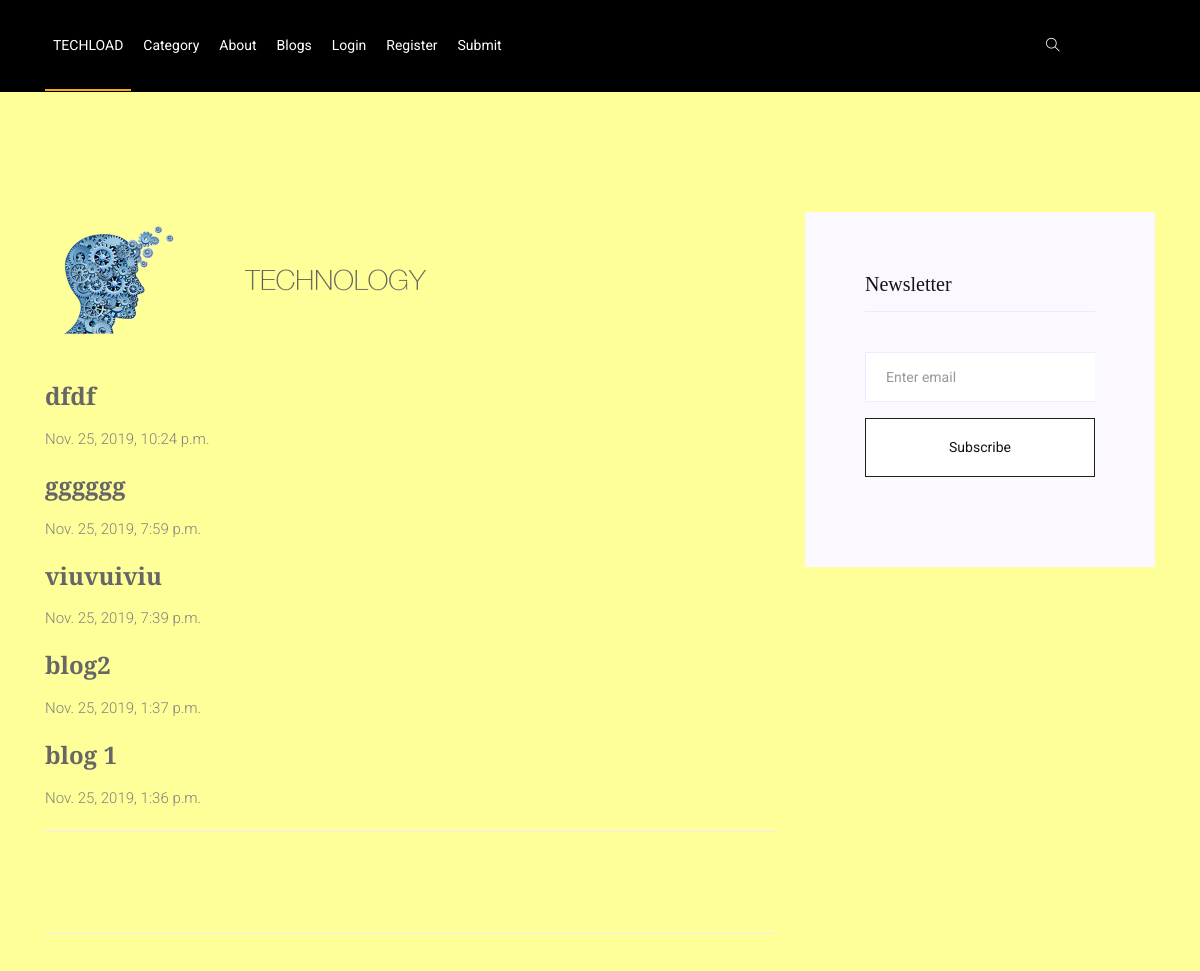
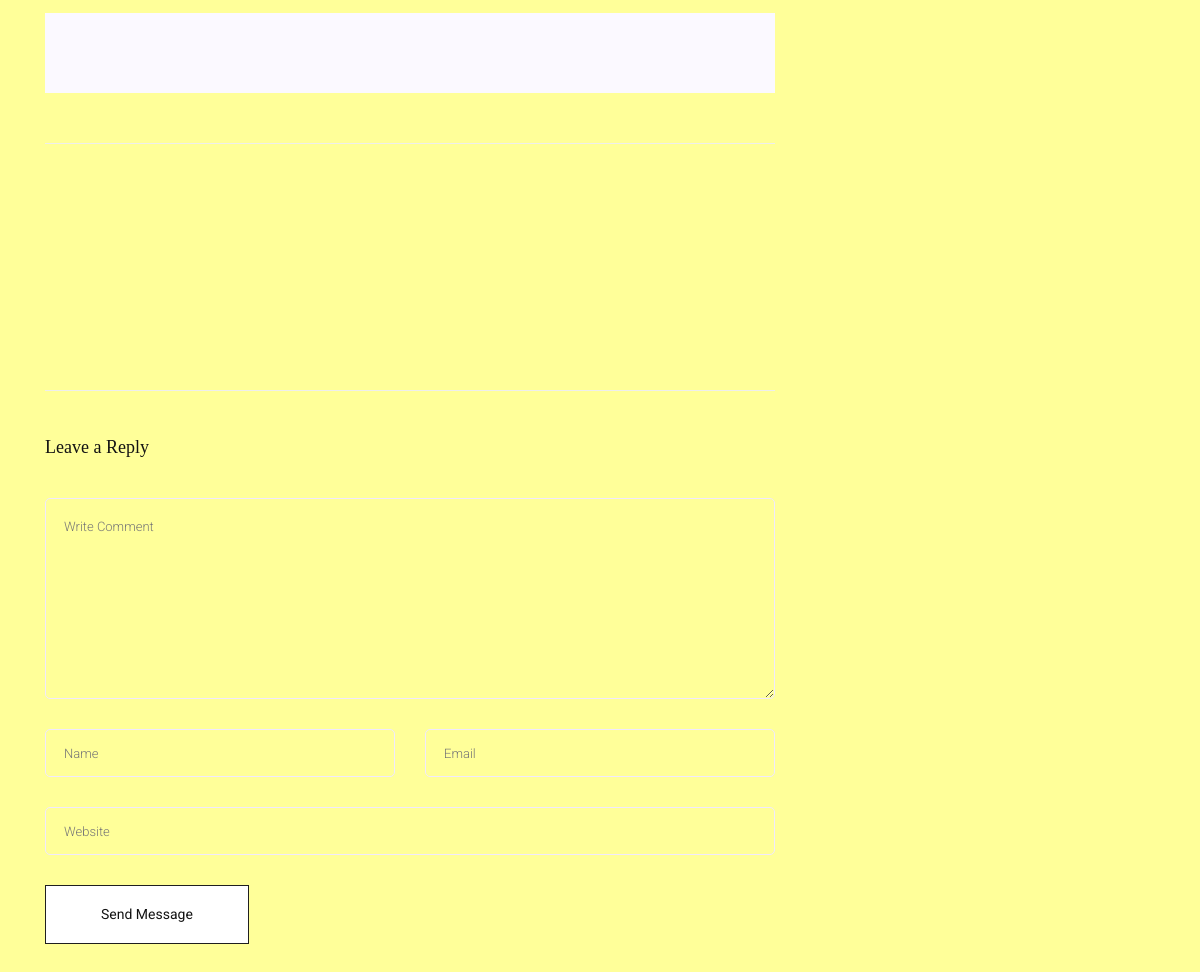
The page /accounts/blogs on the database its author committed (2 pictures, top to bottom).
### accounts/models.py (models this page shows, shortened)
class Post(models.Model):
    title = models.CharField(max_length=100)
    content = models.TextField()
    date_posted = models.DateTimeField(default=timezone.now)
    author = models.ForeignKey(User, on_delete=models.CASCADE)
    genre=models.CharField(max_length=100,default='')

### accounts/views.py (the view)
# urls.py: path("blogs",PostListView.as_view(),name="blogs"),
class PostListView(ListView):
    model = Post
    template_name = 'blogs.html'  # <app>/<model>_<viewtype>.html
    context_object_name = 'posts'
    ordering = ['-date_posted']

### templates/blogs.html (shortened to what this page needs)
{%extends 'base.html'%}
{%load static %}
    {%block content%}
   <section class="blog_area single-post-area section-padding">
      <div class="container">
         <div class="row">
            <div class="col-lg-8 posts-list">
               <div class="single-post">
                  <div class="feature-img">
                     <img class="img-fluid" src="img/blog/single_blog_1.png" alt="">
                  </div>
                  <div class="blog_details">
                     {%for post in posts%}
                     <h2><a href="{%url 'post' post.id%}">{{post.title}}</a></h2>
                     <p>{{post.date_posted}}</p>
                     {%endfor%}
                  </div>
               </div>
               <div class="navigation-top">
                  <div class="navigation-area">
                     <div class="row">
                        <div
                           class="col-lg-6 col-md-6 col-12 nav-left flex-row d-flex justify-content-start align-items-center">
                        </div>
                        <div
                           class="col-lg-6 col-md-6 col-12 nav-right flex-row d-flex justify-content-end align-items-center">
                        </div>
                     </div>
                  </div>
               </div>
               <div class="blog-author">
               </div>
               <div class="comments-area">
                  <div class="comment-list">
                  </div>
                  <div class="comment-list">
                  </div>
                  <div class="comment-list">
                     <div class="single-comment justify-content-between d-flex">
                        <div class="user justify-content-between d-flex">
                           <div class="desc">
                              <div class="d-flex justify-content-between">
                                 <div class="reply-btn">
                                    <a href="#" class="btn-reply text-uppercase"></a>
                                 </div>
                              </div>
                           </div>
                        </div>
                     </div>
                  </div>
               </div>
               <div class="comment-form">
                  <h4>Leave a Reply</h4>
                  <form class="form-contact comment_form" action="#" id="commentForm">
                     <div class="row">
                        <div class="col-12">
                           <div class="form-group">
                              <textarea class="form-control w-100" name="comment" id="comment" cols="30" rows="9"
                                 placeholder="Write Comment"></textarea>
                           </div>
                        </div>
                        <div class="col-sm-6">
                           <div class="form-group">
                              <input class="form-control" name="name" id="name" type="text" placeholder="Name">
                           </div>
                        </div>
                        <div class="col-sm-6">
                           <div class="form-group">
                              <input class="form-control" name="email" id="email" type="email" placeholder="Email">
                           </div>
                        </div>
                        <div class="col-12">
                           <div class="form-group">
                              <input class="form-control" name="website" id="website" type="text" placeholder="Website">
                           </div>
                        </div>
                     </div>
                     <div class="form-group">
                        <button type="submit" class="button button-contactForm btn_1 boxed-btn">Send Message</button>
                     </div>
                  </form>
               </div>
            </div>
            <div class="col-lg-4">
               <div class="blog_right_sidebar">
                  <aside class="single_sidebar_widget search_widget">
                     <form action="#">
                  <aside class="single_sidebar_widget newsletter_widget">
                     <h4 class="widget_title">Newsletter</h4>
                     <form action="#">
                        <div class="form-group">
                           <input type="email" class="form-control" onfocus="this.placeholder = ''"
                              onblur="this.placeholder = 'Enter email'" placeholder='Enter email' required>
                        </div>
                        <button class="button rounded-0 primary-bg text-white w-100 btn_1 boxed-btn"
                           type="submit">Subscribe</button>
                     </form>
                  </aside>
               </div>
            </div>
         </div>
      </div>
   </section>
{%endblock%}

### templates/base.html (shortened to what this page needs)
{%load static%}
<!doctype html>
<html class="no-js" lang="zxx">
<head>
    <link rel="stylesheet" href="{%static 'css/bootstrap.min.css'%}">
    <link rel="stylesheet" href="{%static 'css/owl.carousel.min.css'%}">
    <link rel="stylesheet" href="{%static 'css/magnific-popup.css'%}">
    <link rel="stylesheet" href="{%static 'css/font-awesome.min.css'%}">
    <link rel="stylesheet" href="{%static 'css/themify-icons.css'%}">
    <link rel="stylesheet" href="{%static 'css/nice-select.css'%}">
    <link rel="stylesheet" href="{%static 'css/flaticon.css'%}">
    <link rel="stylesheet" href="{%static 'css/animate.css'%}">
    <link rel="stylesheet" href="{%static 'css/slicknav.css'%}">
    <link rel="stylesheet" href="{%static 'css/style.css'%}">
</head>
<body style="background-color: #FFFF99">
    <header>
        <div class="header-area ">
            <div id="sticky-header" class="main-header-area white-bg">
                <div class="container">
                    <div class="row align-items-center">
                        <div class="col-xl-8 col-lg-8">
                            <div class="main-menu  d-none d-lg-block">
                                <nav>
                                    <ul id="navigation">
                                        <li><a class="active" href="{%url 'index'%}">TECHLOAD</a></li>
                                        <li><a href="{%url 'index'%}">category</a></li>
                                        <li><a href="{%url 'about'%}">About</a></li>
                                        <li><a href="{%url 'blogs'%}">Blogs </a></li>
                                        {%if user.is_authenticated%}
                                        <li><p style="color: bisque;">Hello, {{user.first_name}}</p></li>
                                        <li><a href="{%url 'logout'%}">Logout</a></li>
                                        {%else%}
                                        <li><a href="{%url 'login'%}">Login</a></li>
                                        <li><a href="{%url 'register'%}">Register</a></li>
                                        {%endif%}
                                        <li><a href="{%url 'submit'%}">Submit</a></li>
                                    </ul>
                                </nav>
                            </div>
                        </div>
                        <div class="col-xl-15 col-lg-3">
                            <div class="get_serch">
                                <a id="search_1" href="javascript:void(0)"><i class="ti-search"></i></a>
                            </div>
                        </div>
                        <div class="col-12">
                        </div>
                    </div>
                </div>
            </div>
        </div>
    </header>
        {%block content%}
        {%endblock%}
    </body>
    </html>

### rows shown on the page
Post: title "dfdf", date_posted "Nov. 25, 2019, 10:24 p.m."
Post: title "gggggg", date_posted "Nov. 25, 2019, 7:59 p.m."
Post: title "viuvuiviu", date_posted "Nov. 25, 2019, 7:39 p.m."
Post: title "blog2", date_posted "Nov. 25, 2019, 1:37 p.m."
Post: title "blog 1", date_posted "Nov. 25, 2019, 1:36 p.m."
